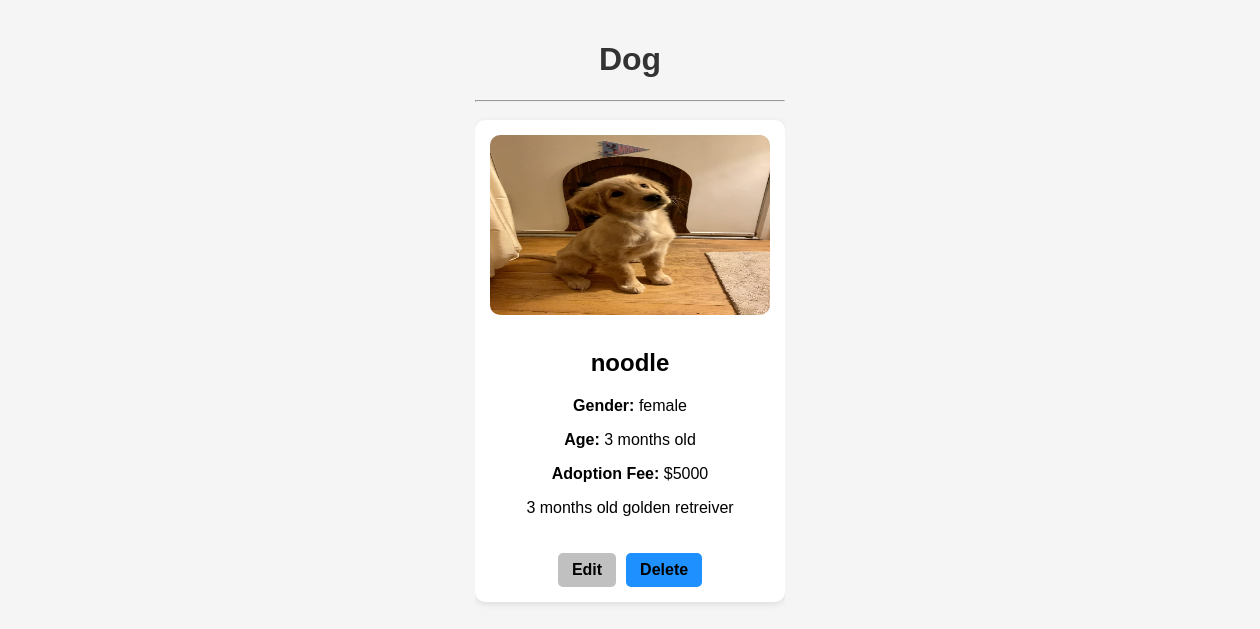
/dog_list/1, run on an earlier commit of the app's database.
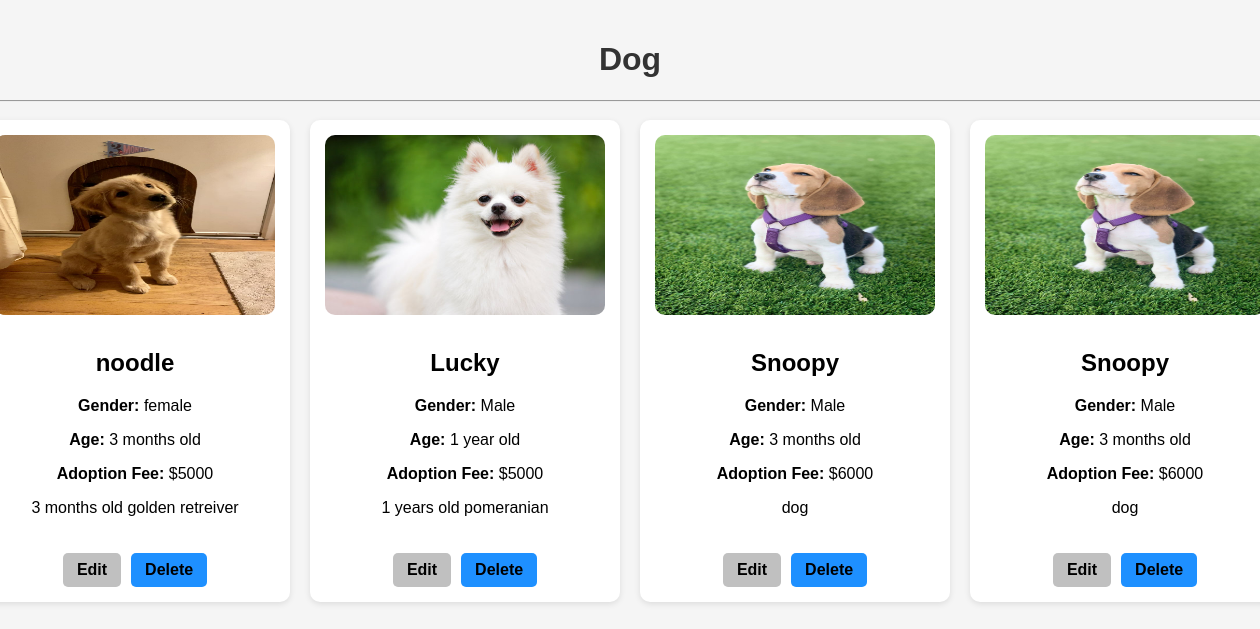
And on a later commit of the database.
### app/models.py (models this page shows, shortened)
class Pet_category(models.Model):
    name = models.TextField()
    image = models.FileField()
    description = models.TextField()

class Pets(models.Model):
    pet_id = models.TextField()
    pet_name = models.TextField()
    gender = models.TextField()
    age = models.TextField()
    adoption_fee = models.IntegerField()
    img = models.FileField()
    dis = models.TextField()
    category=models.ForeignKey(Pet_category,on_delete=models.CASCADE,related_name="pets")

### app/views.py (the view)
# urls.py: path('dog_list/<id>',views.dog_list),
def dog_list(req,id):
    category = Pet_category.objects.get(id=id)
    pet_details = Pets.objects.filter(category=category)
    return render(req, 'shop/pet_list.html', {'category': category,'pet_details':pet_details})

### templates/shop/pet_list.html (shortened to what this page needs)
<!DOCTYPE html>
<html lang="en">
<head>
</head>
<body>
    <div class="container">
        <h1>{{ category.name }}</h1>
        <hr>
        <div class="pet-list">
            {% for pet in pet_details %}
            <div class="pet-card">
                <img src="{{ pet.img.url }}" alt="{{ pet.pet_name }}">
                <div class="pet-details">
                    <h2>{{ pet.pet_name }}</h2>
                    <p><strong>Gender:</strong> {{ pet.gender }}</p>
                    <p><strong>Age:</strong> {{ pet.age }}</p>
                    <p><strong>Adoption Fee:</strong> ${{ pet.adoption_fee }}</p>
                    <p>{{ pet.dis }}</p>
                </div>
                <div class="buttons">
                    <a href="/edit/{{ pet.id }}" class="btn edit-btn">Edit</a>
                    <a href="/delete/{{ pet.id }}" class="btn delete-btn" onclick="return confirm('Are you sure you want to delete this pet?');">Delete</a>
                </div>
            </div>
            {% empty %}
            <p class="no-pets">No pets available in this category.</p>
            {% endfor %}
        </div>
    </div>
</body>
</html>

### templates/shop/pet_list.html (style rules this page uses)
body { font-family: Arial, sans-serif; background-color: whitesmoke; margin: 0; padding: 20px; display: flex; justify-content: center; }
h1 { text-align: center; color: #333; }
.pet-list { display: flex; overflow-x: auto; gap: 20px; padding: 10px 0; white-space: nowrap; }
.pet-card { flex: 0 0 auto; width: 280px; background: #fff; border-radius: 10px; box-shadow: 0 2px 6px rgba(0, 0, 0, 0.1); overflow: hidden; transition: transform 0.3s ease; padding: 15px; text-align: center; }
.pet-card img { width: 100%; height: 180px; object-fit:fill; border-radius: 10px; }
.pet-details { padding: 10px 0; }
.buttons { display: flex; justify-content: center; gap: 10px; margin-top: 10px; }
.btn { padding: 8px 14px; text-decoration: none; color:black; border-radius: 5px; border: none; cursor: pointer; font-weight: bold; transition: background 0.3s; }
.edit-btn { background-color: silver; }
.delete-btn { background-color: dodgerblue; }

What changed in the data, as far as the page shows it:
added Pets: img (picture), pet_name "Lucky", gender "Male", age "1 year old", adoption_fee "5000", dis "1 years old pomeranian"
added Pets: img (picture), pet_name "Snoopy", gender "Male", age "3 months old", adoption_fee "6000", dis "dog"
added Pets: img (picture), pet_name "Snoopy", gender "Male", age "3 months old", adoption_fee "6000", dis "dog"
